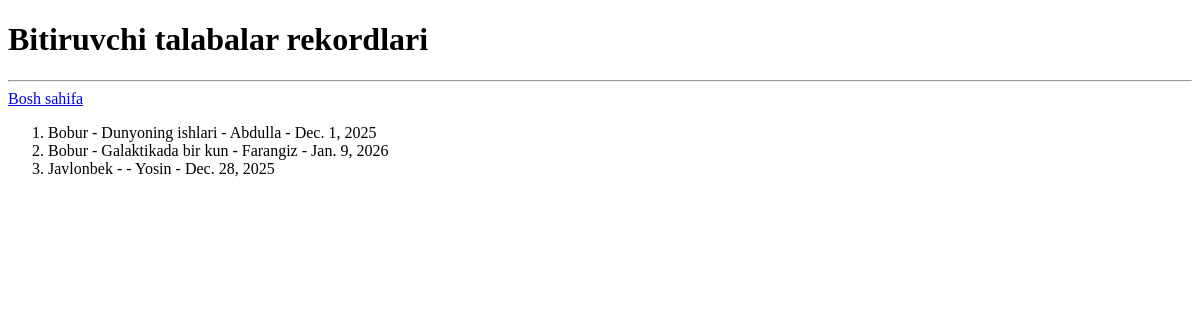
The page /bitiruvchilar-rekordlar on the database as committed earlier.
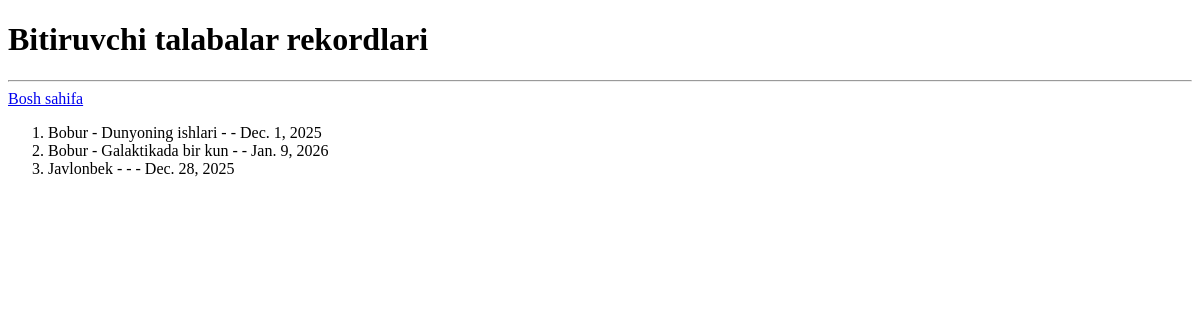
The same page on the database as committed later.
### main/models.py (models this page shows, shortened)
class Record(models.Model):
    student = models.ForeignKey(Student, on_delete=models.SET_NULL, null=True, blank=True)
    book = models.ForeignKey(Book, on_delete=models.SET_NULL, null=True, blank=True)
    librarian = models.ForeignKey(Librarian, on_delete=models.SET_NULL, null=True, blank=True)
    birth_off_date = models.DateField(auto_now_add=True)
    return_date = models.DateField(blank=True, null=True)

class Librarian(models.Model):
    name = models.CharField(max_length=100)
    time_of_work = models.TextField(blank=True, null=True)

class Student(models.Model):
    name = models.CharField(max_length=100)
    group = models.CharField(max_length=100)
    course = models.IntegerField(default=1)
    number_of_books = models.IntegerField(default=0)

class Book(models.Model):
    title = models.CharField(max_length=100)
    genre = models.CharField(max_length=100, null=True, blank=True)
    pages = models.PositiveIntegerField()
    author = models.ForeignKey(Author, on_delete=models.SET_NULL, null=True)

### main/views.py (the view)
# urls.py: path('bitiruvchilar-rekordlar', graduate_students_view)
def graduate_students_view(request):
    records = Record.objects.filter(student__course=4)
    content = {
        'records': records
    }
    return render(request, 'graduate_students.html', content)

### templates/graduate_students.html (shortened to what this page needs)
<!DOCTYPE html>
<html lang="en">
<head>
</head>
<body>
<h1>Bitiruvchi talabalar rekordlari</h1>
<hr>
<a href="/">Bosh sahifa</a>
<ol>
    {% for record in records %}
    <li>
        {{ record.student.name }} -
        {{ record.book.title }} -
        {{ record.librarian.name }} -
        {{ record.birth_off_date }}
    </li>
    {% endfor %}
</ol>
</body>
</html>

Rows that differ between the two databases and show on the page:
changed Record "Dec. 1, 2025": librarian.name "Abdulla" → (not shown)
changed Record "Jan. 9, 2026": librarian.name "Farangiz" → (not shown)
changed Record "Dec. 28, 2025": librarian.name "Yosin" → (not shown)
